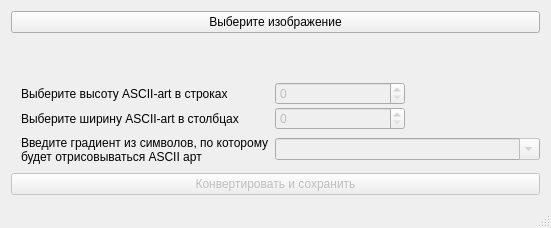
<?xml version="1.0" encoding="UTF-8"?>
<ui version="4.0">
 <class>mainwindow</class>
 <widget class="QMainWindow" name="mainwindow">
  <property name="geometry">
   <rect>
    <x>0</x>
    <y>0</y>
    <width>551</width>
    <height>228</height>
   </rect>
  </property>
  <property name="minimumSize">
   <size>
    <width>551</width>
    <height>0</height>
   </size>
  </property>
  <property name="maximumSize">
   <size>
    <width>16777215</width>
    <height>16777215</height>
   </size>
  </property>
  <property name="windowTitle">
   <string>JPG-to-ASCII</string>
  </property>
  <widget class="QWidget" name="centralWidget">
   <layout class="QVBoxLayout" name="verticalLayout">
    <item>
     <widget class="QPushButton" name="Choose">
      <property name="enabled">
       <bool>true</bool>
      </property>
      <property name="text">
       <string>Выберите изображение</string>
      </property>
     </widget>
    </item>
    <item>
     <layout class="QGridLayout" name="gridLayout" columnstretch="0,0,0" rowminimumheight="0,0,0,35">
      <property name="sizeConstraint">
       <enum>QLayout::SetMinAndMaxSize</enum>
      </property>
      <property name="leftMargin">
       <number>10</number>
      </property>
      <property name="topMargin">
       <number>0</number>
      </property>
      <property name="rightMargin">
       <number>0</number>
      </property>
      <property name="bottomMargin">
       <number>0</number>
      </property>
      <property name="verticalSpacing">
       <number>2</number>
      </property>
      <item row="2" column="0">
       <widget class="QLabel" name="label_width">
        <property name="text">
         <string>Выберите ширину ASCII-art в столбцах </string>
        </property>
        <property name="alignment">
         <set>Qt::AlignLeading|Qt::AlignLeft|Qt::AlignVCenter</set>
        </property>
       </widget>
      </item>
      <item row="1" column="0">
       <widget class="QLabel" name="label_height">
        <property name="text">
         <string>Выберите высоту ASCII-art в строках</string>
        </property>
        <property name="alignment">
         <set>Qt::AlignLeading|Qt::AlignLeft|Qt::AlignVCenter</set>
        </property>
       </widget>
      </item>
      <item row="2" column="1">
       <widget class="QSpinBox" name="yresSpinBox">
        <property name="enabled">
         <bool>false</bool>
        </property>
       </widget>
      </item>
      <item row="0" column="0" colspan="3">
       <layout class="QVBoxLayout" name="verticalLayout_2" stretch="0">
        <property name="spacing">
         <number>0</number>
        </property>
        <property name="sizeConstraint">
         <enum>QLayout::SetMinAndMaxSize</enum>
        </property>
        <property name="leftMargin">
         <number>0</number>
        </property>
        <property name="topMargin">
         <number>0</number>
        </property>
        <property name="rightMargin">
         <number>0</number>
        </property>
        <property name="bottomMargin">
         <number>0</number>
        </property>
        <item alignment="Qt::AlignHCenter|Qt::AlignVCenter">
         <widget class="QLabel" name="label_image">
          <property name="minimumSize">
           <size>
            <width>0</width>
            <height>0</height>
           </size>
          </property>
          <property name="maximumSize">
           <size>
            <width>256</width>
            <height>144</height>
           </size>
          </property>
          <property name="layoutDirection">
           <enum>Qt::LeftToRight</enum>
          </property>
          <property name="autoFillBackground">
           <bool>false</bool>
          </property>
          <property name="text">
           <string/>
          </property>
          <property name="alignment">
           <set>Qt::AlignCenter</set>
          </property>
          <property name="wordWrap">
           <bool>false</bool>
          </property>
         </widget>
        </item>
       </layout>
      </item>
      <item row="1" column="1">
       <widget class="QSpinBox" name="xresSpinBox">
        <property name="enabled">
         <bool>false</bool>
        </property>
        <property name="frame">
         <bool>true</bool>
        </property>
       </widget>
      </item>
      <item row="3" column="0">
       <widget class="QLabel" name="label_gradient">
        <property name="text">
         <string>Введите градиент из символов, по которому будет отрисовываться ASCII арт</string>
        </property>
        <property name="wordWrap">
         <bool>true</bool>
        </property>
       </widget>
      </item>
      <item row="3" column="1" colspan="2">
       <widget class="QComboBox" name="combo_gradient">
        <property name="enabled">
         <bool>false</bool>
        </property>
        <property name="editable">
         <bool>true</bool>
        </property>
       </widget>
      </item>
     </layout>
    </item>
    <item>
     <layout class="QVBoxLayout" name="verticalLayout_3">
      <item>
       <widget class="QPushButton" name="Convert">
        <property name="enabled">
         <bool>false</bool>
        </property>
        <property name="text">
         <string>Конвертировать и сохранить</string>
        </property>
        <property name="default">
         <bool>false</bool>
        </property>
        <property name="flat">
         <bool>false</bool>
        </property>
       </widget>
      </item>
     </layout>
    </item>
   </layout>
  </widget>
  <widget class="QMenuBar" name="menuBar">
   <property name="geometry">
    <rect>
     <x>0</x>
     <y>0</y>
     <width>551</width>
     <height>22</height>
    </rect>
   </property>
  </widget>
  <widget class="QStatusBar" name="statusBar"/>
 </widget>
 <layoutdefault spacing="6" margin="11"/>
 <resources>
  <include location="mainwindow.qrc"/>
 </resources>
 <connections/>
</ui>
